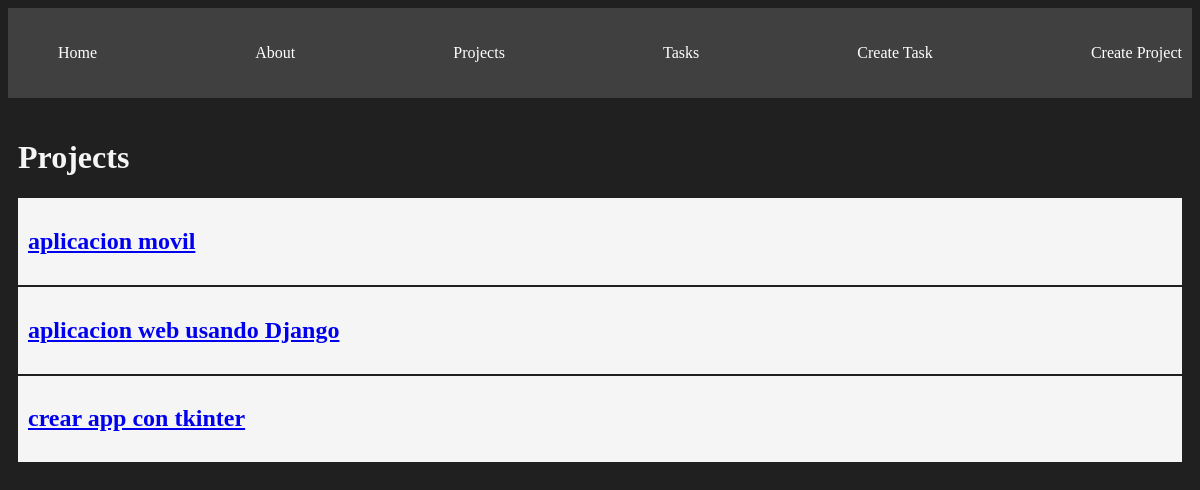
The app's page /projects/, older data.
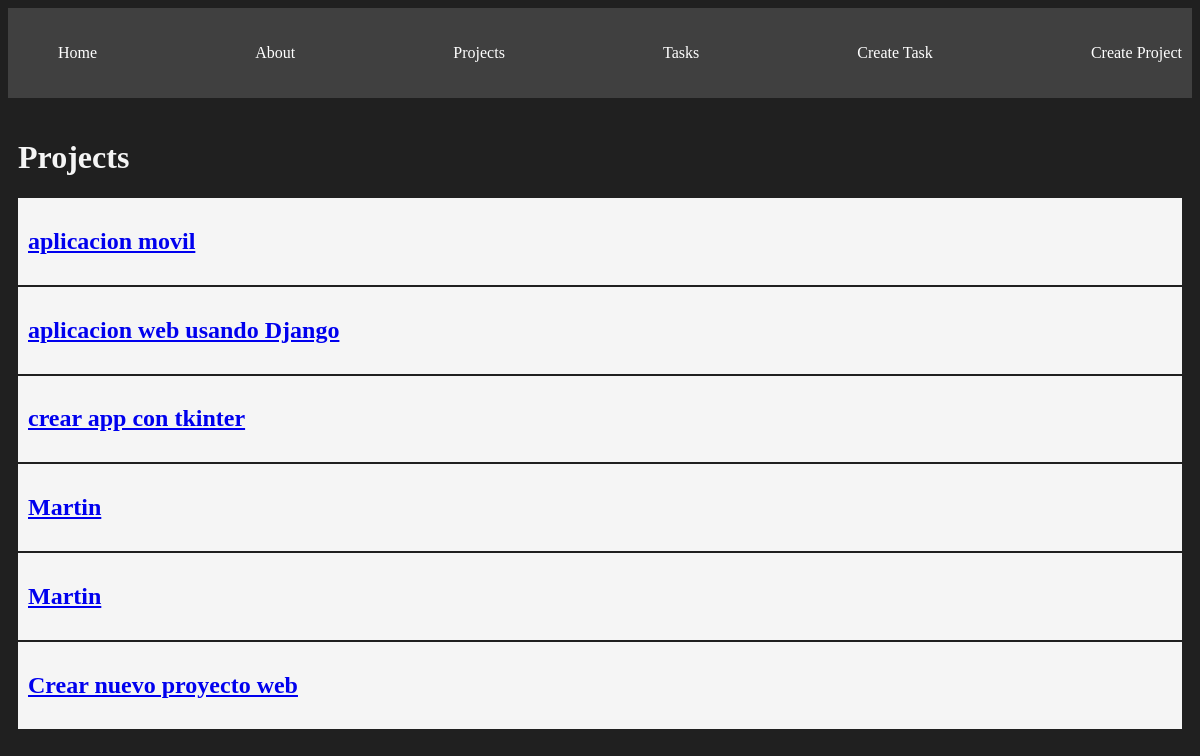
The same page, newer data.
### myapp/models.py (models this page shows, shortened)
class Project(models.Model):
    name = models.CharField(max_length=200)

### myapp/views.py (the view)
# urls.py: path('projects/', views.projects, name="projects"),
def projects(request):
    projects = Project.objects.all()
    return render(request, 'projects/projects.html', {
        'projects': projects
    })

### myapp/templates/projects/projects.html
{% extends 'layouts/base.html' %}
{% block content %}
<h1>Projects</h1>
{% for projects in projects %}
<article class="card">
    <a href="{% url 'project_detail' projects.id %}">
        <h1>{{projects.name}}</h1>
    </a>
</article>
{% endfor %}
{% endblock %}

### myapp/templates/layouts/base.html (shortened to what this page needs)
{% load static %}
<!DOCTYPE html>
<html lang="en">
<head>
    <link rel="stylesheet" href="{% static '/styles/main.css' %}">
</head>
<body>
    <nav class="navbar container">
    <ul>
        <li>
            <a href="{% url 'index' %}">Home</a>
        </li>
        <li>
            <a href="{% url 'about' %}">About</a>
        </li>
        <li>
            <a href="{% url 'projects' %}">Projects</a>
        </li>
        <li>
            <a href="{% url 'tasks' %}">Tasks</a>
        </li>
        <li>
            <a href="{% url 'create_task' %}">Create Task</a>
        </li>
          <li>
            <a href="{% url 'create_project' %}">Create Project</a>
        </li>
    </ul>
</nav>
<main class="container">
    {% block content %}
    {% endblock %}
</main>
</body>
</html>

### myapp/static/styles/main.css (style rules this page uses)
body { background: #202020; color: whitesmoke; }
.navbar { background: #404040; padding: 5px 0px; }
.navbar ul { display: flex; justify-content: space-between; }
.navbar ul li { list-style: none; }
.navbar ul li a { color: white; text-decoration: none; }
.container { max-width: 1200px; margin: auto; padding: 20px 10px; }
.card { background: whitesmoke; color: black; padding: 10px; margin-bottom: 2px; }

Row changes from the older to the newer data that the page shows:
added Project: name "Martin"
added Project: name "Martin"
added Project: name "Crear nuevo proyecto web"
